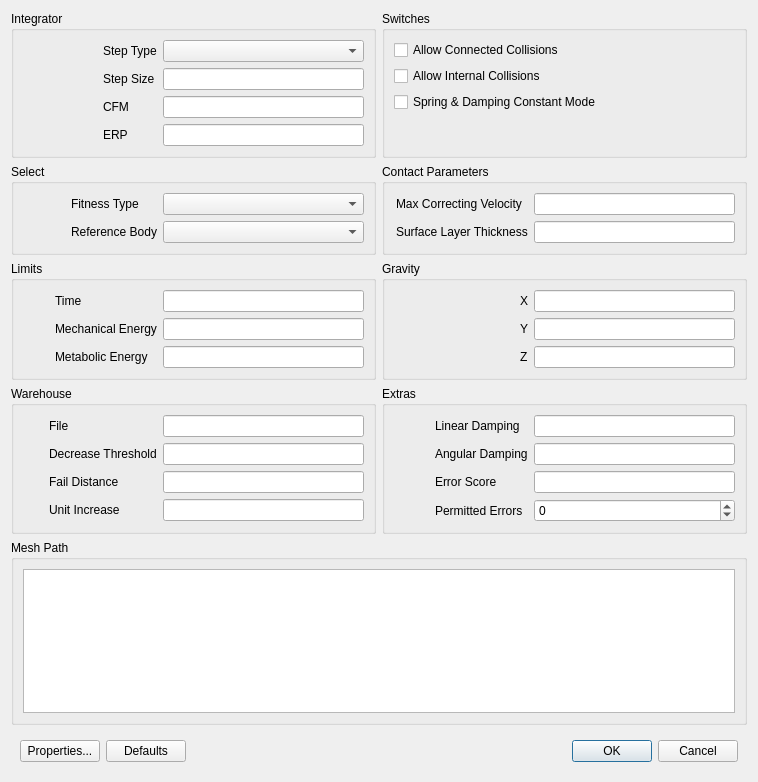
<?xml version="1.0" encoding="UTF-8"?>
<ui version="4.0">
 <class>DialogGlobal</class>
 <widget class="QDialog" name="DialogGlobal">
  <property name="geometry">
   <rect>
    <x>0</x>
    <y>0</y>
    <width>758</width>
    <height>782</height>
   </rect>
  </property>
  <property name="windowTitle">
   <string>Dialog</string>
  </property>
  <layout class="QGridLayout" name="gridLayout_10">
   <item row="5" column="0" colspan="2">
    <widget class="QWidget" name="widget" native="true">
     <property name="sizePolicy">
      <sizepolicy hsizetype="Preferred" vsizetype="Fixed">
       <horstretch>0</horstretch>
       <verstretch>0</verstretch>
      </sizepolicy>
     </property>
     <layout class="QHBoxLayout" name="horizontalLayout">
      <item>
       <widget class="QPushButton" name="pushButtonProperties">
        <property name="text">
         <string>Properties...</string>
        </property>
       </widget>
      </item>
      <item>
       <widget class="QPushButton" name="pushButtonDefaults">
        <property name="text">
         <string>Defaults</string>
        </property>
       </widget>
      </item>
      <item>
       <spacer name="horizontalSpacer">
        <property name="orientation">
         <enum>Qt::Horizontal</enum>
        </property>
        <property name="sizeHint" stdset="0">
         <size>
          <width>518</width>
          <height>20</height>
         </size>
        </property>
       </spacer>
      </item>
      <item>
       <widget class="QPushButton" name="pushButtonOK">
        <property name="text">
         <string>OK</string>
        </property>
        <property name="default">
         <bool>true</bool>
        </property>
       </widget>
      </item>
      <item>
       <widget class="QPushButton" name="pushButtonCancel">
        <property name="text">
         <string>Cancel</string>
        </property>
       </widget>
      </item>
     </layout>
    </widget>
   </item>
   <item row="0" column="1">
    <widget class="QGroupBox" name="groupBox_4">
     <property name="title">
      <string>Switches</string>
     </property>
     <layout class="QGridLayout" name="gridLayout_4">
      <item row="0" column="0">
       <widget class="QCheckBox" name="checkBoxAllowConnectedCollisions">
        <property name="minimumSize">
         <size>
          <width>0</width>
          <height>20</height>
         </size>
        </property>
        <property name="text">
         <string>Allow Connected Collisions</string>
        </property>
       </widget>
      </item>
      <item row="1" column="0">
       <widget class="QCheckBox" name="checkBoxAllowInternalCollisions">
        <property name="minimumSize">
         <size>
          <width>0</width>
          <height>20</height>
         </size>
        </property>
        <property name="text">
         <string>Allow Internal Collisions</string>
        </property>
       </widget>
      </item>
      <item row="2" column="0">
       <widget class="QCheckBox" name="checkBoxSpringDamping">
        <property name="minimumSize">
         <size>
          <width>0</width>
          <height>20</height>
         </size>
        </property>
        <property name="text">
         <string>Spring &amp;&amp; Damping Constant Mode</string>
        </property>
       </widget>
      </item>
      <item row="3" column="0">
       <spacer name="verticalSpacer">
        <property name="orientation">
         <enum>Qt::Vertical</enum>
        </property>
        <property name="sizeHint" stdset="0">
         <size>
          <width>20</width>
          <height>40</height>
         </size>
        </property>
       </spacer>
      </item>
     </layout>
    </widget>
   </item>
   <item row="2" column="0">
    <widget class="QGroupBox" name="groupBox_7">
     <property name="title">
      <string>Limits</string>
     </property>
     <layout class="QGridLayout" name="gridLayout_8">
      <item row="0" column="2">
       <widget class="LineEditDouble" name="lineEditTimeLimit">
        <property name="minimumSize">
         <size>
          <width>201</width>
          <height>0</height>
         </size>
        </property>
       </widget>
      </item>
      <item row="1" column="1">
       <widget class="QLabel" name="label_20">
        <property name="text">
         <string>Mechanical Energy</string>
        </property>
       </widget>
      </item>
      <item row="2" column="2">
       <widget class="LineEditDouble" name="lineEditMetabolicEnergyLimit"/>
      </item>
      <item row="0" column="1">
       <widget class="QLabel" name="label_21">
        <property name="text">
         <string>Time</string>
        </property>
       </widget>
      </item>
      <item row="1" column="2">
       <widget class="LineEditDouble" name="lineEditMechanicalEnergyLimit"/>
      </item>
      <item row="2" column="1">
       <widget class="QLabel" name="label_19">
        <property name="text">
         <string>Metabolic Energy</string>
        </property>
       </widget>
      </item>
      <item row="0" column="0">
       <spacer name="horizontalSpacer_4">
        <property name="orientation">
         <enum>Qt::Horizontal</enum>
        </property>
        <property name="sizeHint" stdset="0">
         <size>
          <width>40</width>
          <height>20</height>
         </size>
        </property>
       </spacer>
      </item>
     </layout>
    </widget>
   </item>
   <item row="2" column="1">
    <widget class="QGroupBox" name="groupBox_5">
     <property name="title">
      <string>Gravity</string>
     </property>
     <layout class="QGridLayout" name="gridLayout_5">
      <item row="0" column="1">
       <widget class="QLabel" name="label_11">
        <property name="text">
         <string>X</string>
        </property>
       </widget>
      </item>
      <item row="0" column="2">
       <widget class="LineEditDouble" name="lineEditGravityX">
        <property name="sizePolicy">
         <sizepolicy hsizetype="Preferred" vsizetype="Fixed">
          <horstretch>0</horstretch>
          <verstretch>0</verstretch>
         </sizepolicy>
        </property>
        <property name="minimumSize">
         <size>
          <width>201</width>
          <height>0</height>
         </size>
        </property>
       </widget>
      </item>
      <item row="1" column="1">
       <widget class="QLabel" name="label_12">
        <property name="text">
         <string>Y</string>
        </property>
       </widget>
      </item>
      <item row="1" column="2">
       <widget class="LineEditDouble" name="lineEditGravityY">
        <property name="sizePolicy">
         <sizepolicy hsizetype="Preferred" vsizetype="Fixed">
          <horstretch>0</horstretch>
          <verstretch>0</verstretch>
         </sizepolicy>
        </property>
       </widget>
      </item>
      <item row="2" column="1">
       <widget class="QLabel" name="label_13">
        <property name="text">
         <string>Z</string>
        </property>
       </widget>
      </item>
      <item row="2" column="2">
       <widget class="LineEditDouble" name="lineEditGravityZ">
        <property name="sizePolicy">
         <sizepolicy hsizetype="Preferred" vsizetype="Fixed">
          <horstretch>0</horstretch>
          <verstretch>0</verstretch>
         </sizepolicy>
        </property>
       </widget>
      </item>
      <item row="0" column="0">
       <spacer name="horizontalSpacer_8">
        <property name="orientation">
         <enum>Qt::Horizontal</enum>
        </property>
        <property name="sizeHint" stdset="0">
         <size>
          <width>40</width>
          <height>20</height>
         </size>
        </property>
       </spacer>
      </item>
     </layout>
    </widget>
   </item>
   <item row="3" column="0">
    <widget class="QGroupBox" name="groupBoxWarehouse">
     <property name="title">
      <string>Warehouse</string>
     </property>
     <layout class="QGridLayout" name="gridLayout">
      <item row="3" column="2">
       <widget class="LineEditDouble" name="lineEditUnitIncreaseDistanceThreshold"/>
      </item>
      <item row="1" column="2">
       <widget class="LineEditDouble" name="lineEditWarehouseDecreaseThresholdFactor"/>
      </item>
      <item row="1" column="1">
       <widget class="QLabel" name="label_5">
        <property name="text">
         <string>Decrease Threshold</string>
        </property>
       </widget>
      </item>
      <item row="0" column="2">
       <widget class="LineEditPath" name="lineEditCurrentWarehouseFile">
        <property name="minimumSize">
         <size>
          <width>201</width>
          <height>0</height>
         </size>
        </property>
       </widget>
      </item>
      <item row="3" column="1">
       <widget class="QLabel" name="label_7">
        <property name="text">
         <string>Unit Increase</string>
        </property>
       </widget>
      </item>
      <item row="2" column="1">
       <widget class="QLabel" name="label_6">
        <property name="text">
         <string>Fail Distance</string>
        </property>
       </widget>
      </item>
      <item row="0" column="1">
       <widget class="QLabel" name="label">
        <property name="text">
         <string>File</string>
        </property>
       </widget>
      </item>
      <item row="2" column="2">
       <widget class="LineEditDouble" name="lineEditFailDistanceAbort"/>
      </item>
      <item row="0" column="0">
       <spacer name="horizontalSpacer_6">
        <property name="orientation">
         <enum>Qt::Horizontal</enum>
        </property>
        <property name="sizeHint" stdset="0">
         <size>
          <width>40</width>
          <height>20</height>
         </size>
        </property>
       </spacer>
      </item>
     </layout>
    </widget>
   </item>
   <item row="1" column="0">
    <widget class="QGroupBox" name="groupBox_2">
     <property name="title">
      <string>Select</string>
     </property>
     <layout class="QGridLayout" name="gridLayout_9">
      <item row="0" column="2">
       <widget class="QComboBox" name="comboBoxFitnessType">
        <property name="minimumSize">
         <size>
          <width>201</width>
          <height>0</height>
         </size>
        </property>
       </widget>
      </item>
      <item row="0" column="1">
       <widget class="QLabel" name="label_8">
        <property name="text">
         <string>Fitness Type</string>
        </property>
       </widget>
      </item>
      <item row="0" column="0">
       <spacer name="horizontalSpacer_3">
        <property name="orientation">
         <enum>Qt::Horizontal</enum>
        </property>
        <property name="sizeHint" stdset="0">
         <size>
          <width>40</width>
          <height>20</height>
         </size>
        </property>
       </spacer>
      </item>
      <item row="1" column="2">
       <widget class="QComboBox" name="comboBoxDistanceTravelledBodyIDName"/>
      </item>
      <item row="1" column="1">
       <widget class="QLabel" name="label_10">
        <property name="text">
         <string>Reference Body</string>
        </property>
       </widget>
      </item>
     </layout>
    </widget>
   </item>
   <item row="0" column="0">
    <widget class="QGroupBox" name="groupBox_6">
     <property name="title">
      <string>Integrator</string>
     </property>
     <layout class="QGridLayout" name="gridLayout_3">
      <item row="2" column="1">
       <widget class="QLabel" name="labelCFM">
        <property name="text">
         <string>CFM</string>
        </property>
       </widget>
      </item>
      <item row="0" column="2">
       <widget class="QComboBox" name="comboBoxStepType">
        <property name="minimumSize">
         <size>
          <width>201</width>
          <height>0</height>
         </size>
        </property>
        <property name="toolTip">
         <string>Integration engine to use</string>
        </property>
       </widget>
      </item>
      <item row="3" column="1">
       <widget class="QLabel" name="labelERP">
        <property name="text">
         <string>ERP</string>
        </property>
       </widget>
      </item>
      <item row="2" column="2">
       <widget class="LineEditDouble" name="lineEditCFM">
        <property name="toolTip">
         <string>Constraint Force Mixing parameter (typically 1e-10)</string>
        </property>
       </widget>
      </item>
      <item row="0" column="0">
       <spacer name="horizontalSpacer_2">
        <property name="orientation">
         <enum>Qt::Horizontal</enum>
        </property>
        <property name="sizeHint" stdset="0">
         <size>
          <width>40</width>
          <height>20</height>
         </size>
        </property>
       </spacer>
      </item>
      <item row="3" column="2">
       <widget class="LineEditDouble" name="lineEditERP">
        <property name="toolTip">
         <string>Error Reduction Parameter (typically 0.1 for soft and 0.8 for hard simulations)</string>
        </property>
       </widget>
      </item>
      <item row="0" column="1">
       <widget class="QLabel" name="label_9">
        <property name="text">
         <string>Step Type</string>
        </property>
       </widget>
      </item>
      <item row="1" column="1">
       <widget class="QLabel" name="label_16">
        <property name="text">
         <string>Step Size</string>
        </property>
       </widget>
      </item>
      <item row="1" column="2">
       <widget class="LineEditDouble" name="lineEditStepSize">
        <property name="toolTip">
         <string>Integration step size (typical values 1e-3 to 1e-5)</string>
        </property>
       </widget>
      </item>
     </layout>
    </widget>
   </item>
   <item row="4" column="0" colspan="2">
    <widget class="QGroupBox" name="groupBox">
     <property name="title">
      <string>Mesh Path</string>
     </property>
     <layout class="QGridLayout" name="gridLayout_2">
      <item row="0" column="0">
       <widget class="QListWidget" name="listWidgetMeshPath">
        <property name="alternatingRowColors">
         <bool>true</bool>
        </property>
       </widget>
      </item>
     </layout>
    </widget>
   </item>
   <item row="3" column="1">
    <widget class="QGroupBox" name="groupBox_8">
     <property name="title">
      <string>Extras</string>
     </property>
     <layout class="QGridLayout" name="gridLayout_7">
      <item row="0" column="0">
       <spacer name="horizontalSpacer_9">
        <property name="orientation">
         <enum>Qt::Horizontal</enum>
        </property>
        <property name="sizeHint" stdset="0">
         <size>
          <width>40</width>
          <height>20</height>
         </size>
        </property>
       </spacer>
      </item>
      <item row="0" column="1">
       <widget class="QLabel" name="label_14">
        <property name="text">
         <string>Linear Damping</string>
        </property>
       </widget>
      </item>
      <item row="0" column="2">
       <widget class="LineEditDouble" name="lineEditLinearDamping">
        <property name="sizePolicy">
         <sizepolicy hsizetype="Preferred" vsizetype="Fixed">
          <horstretch>0</horstretch>
          <verstretch>0</verstretch>
         </sizepolicy>
        </property>
        <property name="minimumSize">
         <size>
          <width>201</width>
          <height>0</height>
         </size>
        </property>
       </widget>
      </item>
      <item row="1" column="1">
       <widget class="QLabel" name="label_15">
        <property name="text">
         <string>Angular Damping</string>
        </property>
       </widget>
      </item>
      <item row="1" column="2">
       <widget class="LineEditDouble" name="lineEditAngularDamping">
        <property name="sizePolicy">
         <sizepolicy hsizetype="Preferred" vsizetype="Fixed">
          <horstretch>0</horstretch>
          <verstretch>0</verstretch>
         </sizepolicy>
        </property>
       </widget>
      </item>
      <item row="2" column="1">
       <widget class="QLabel" name="label_3">
        <property name="text">
         <string>Error Score</string>
        </property>
       </widget>
      </item>
      <item row="2" column="2">
       <widget class="LineEditDouble" name="lineEditNumericalErrorScore">
        <property name="sizePolicy">
         <sizepolicy hsizetype="Preferred" vsizetype="Fixed">
          <horstretch>0</horstretch>
          <verstretch>0</verstretch>
         </sizepolicy>
        </property>
       </widget>
      </item>
      <item row="3" column="1">
       <widget class="QLabel" name="label_2">
        <property name="text">
         <string>Permitted Errors</string>
        </property>
       </widget>
      </item>
      <item row="3" column="2">
       <widget class="QSpinBox" name="spinBoxPermittedErrorCount">
        <property name="minimum">
         <number>-1</number>
        </property>
        <property name="maximum">
         <number>999999</number>
        </property>
       </widget>
      </item>
     </layout>
    </widget>
   </item>
   <item row="1" column="1">
    <widget class="QGroupBox" name="groupBox_9">
     <property name="sizePolicy">
      <sizepolicy hsizetype="Preferred" vsizetype="Preferred">
       <horstretch>0</horstretch>
       <verstretch>0</verstretch>
      </sizepolicy>
     </property>
     <property name="title">
      <string>Contact Parameters</string>
     </property>
     <layout class="QGridLayout" name="gridLayout_6">
      <item row="0" column="0">
       <spacer name="horizontalSpacer_7">
        <property name="orientation">
         <enum>Qt::Horizontal</enum>
        </property>
        <property name="sizeHint" stdset="0">
         <size>
          <width>16</width>
          <height>20</height>
         </size>
        </property>
       </spacer>
      </item>
      <item row="0" column="1">
       <widget class="QLabel" name="label_18">
        <property name="text">
         <string>Max Correcting Velocity</string>
        </property>
       </widget>
      </item>
      <item row="0" column="2">
       <widget class="LineEditDouble" name="lineEditContactMaxCorrectingVel">
        <property name="sizePolicy">
         <sizepolicy hsizetype="Preferred" vsizetype="Fixed">
          <horstretch>0</horstretch>
          <verstretch>0</verstretch>
         </sizepolicy>
        </property>
        <property name="minimumSize">
         <size>
          <width>201</width>
          <height>0</height>
         </size>
        </property>
       </widget>
      </item>
      <item row="1" column="1">
       <widget class="QLabel" name="label_17">
        <property name="text">
         <string>Surface Layer Thickness</string>
        </property>
       </widget>
      </item>
      <item row="1" column="2">
       <widget class="LineEditDouble" name="lineEditContactSurfaceLayer">
        <property name="sizePolicy">
         <sizepolicy hsizetype="Preferred" vsizetype="Fixed">
          <horstretch>0</horstretch>
          <verstretch>0</verstretch>
         </sizepolicy>
        </property>
       </widget>
      </item>
     </layout>
    </widget>
   </item>
  </layout>
 </widget>
 <customwidgets>
  <customwidget>
   <class>LineEditDouble</class>
   <extends>QLineEdit</extends>
   <header>LineEditDouble.h</header>
  </customwidget>
  <customwidget>
   <class>LineEditPath</class>
   <extends>QLineEdit</extends>
   <header>LineEditPath.h</header>
  </customwidget>
 </customwidgets>
 <tabstops>
  <tabstop>comboBoxStepType</tabstop>
  <tabstop>lineEditCFM</tabstop>
  <tabstop>lineEditERP</tabstop>
  <tabstop>checkBoxAllowConnectedCollisions</tabstop>
  <tabstop>checkBoxAllowInternalCollisions</tabstop>
  <tabstop>comboBoxFitnessType</tabstop>
  <tabstop>comboBoxDistanceTravelledBodyIDName</tabstop>
  <tabstop>lineEditContactMaxCorrectingVel</tabstop>
  <tabstop>lineEditContactSurfaceLayer</tabstop>
  <tabstop>lineEditTimeLimit</tabstop>
  <tabstop>lineEditMechanicalEnergyLimit</tabstop>
  <tabstop>lineEditMetabolicEnergyLimit</tabstop>
  <tabstop>lineEditGravityX</tabstop>
  <tabstop>lineEditGravityY</tabstop>
  <tabstop>lineEditGravityZ</tabstop>
  <tabstop>lineEditCurrentWarehouseFile</tabstop>
  <tabstop>lineEditWarehouseDecreaseThresholdFactor</tabstop>
  <tabstop>lineEditFailDistanceAbort</tabstop>
  <tabstop>lineEditUnitIncreaseDistanceThreshold</tabstop>
 </tabstops>
 <resources/>
 <connections/>
</ui>
